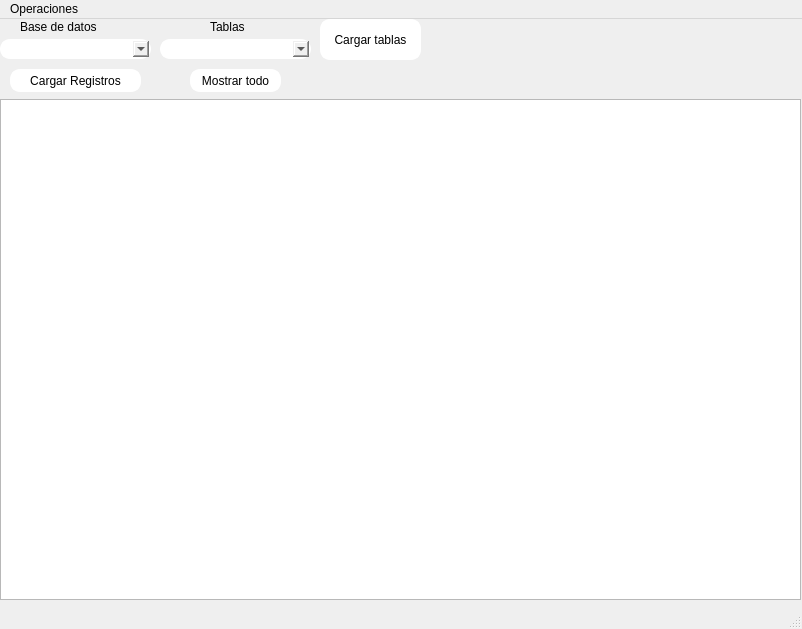
<?xml version="1.0" encoding="UTF-8"?>
<ui version="4.0">
 <class>MainWindow</class>
 <widget class="QMainWindow" name="MainWindow">
  <property name="geometry">
   <rect>
    <x>0</x>
    <y>0</y>
    <width>802</width>
    <height>629</height>
   </rect>
  </property>
  <property name="windowTitle">
   <string>MainWindow</string>
  </property>
  <widget class="QWidget" name="centralwidget">
   <widget class="QWidget" name="verticalLayoutWidget">
    <property name="geometry">
     <rect>
      <x>0</x>
      <y>80</y>
      <width>801</width>
      <height>501</height>
     </rect>
    </property>
    <layout class="QVBoxLayout" name="verticalLayout">
     <item>
      <widget class="QTableView" name="tableView"/>
     </item>
    </layout>
   </widget>
   <widget class="QComboBox" name="TablecomboBox">
    <property name="geometry">
     <rect>
      <x>160</x>
      <y>20</y>
      <width>151</width>
      <height>20</height>
     </rect>
    </property>
    <property name="styleSheet">
     <string notr="true">border-style: outset;
border-width: 2px;
border-radius:10px;
border-color:white;
</string>
    </property>
   </widget>
   <widget class="QComboBox" name="DatabaseComboBox">
    <property name="geometry">
     <rect>
      <x>0</x>
      <y>20</y>
      <width>151</width>
      <height>20</height>
     </rect>
    </property>
    <property name="styleSheet">
     <string notr="true">border-style: outset;
border-width: 2px;
border-radius:10px;
border-color:white;
</string>
    </property>
   </widget>
   <widget class="QLabel" name="label_2">
    <property name="geometry">
     <rect>
      <x>20</x>
      <y>0</y>
      <width>91</width>
      <height>16</height>
     </rect>
    </property>
    <property name="text">
     <string>Base de datos</string>
    </property>
   </widget>
   <widget class="QLabel" name="label_3">
    <property name="geometry">
     <rect>
      <x>210</x>
      <y>0</y>
      <width>47</width>
      <height>16</height>
     </rect>
    </property>
    <property name="text">
     <string>Tablas</string>
    </property>
   </widget>
   <widget class="QPushButton" name="LoadTables">
    <property name="geometry">
     <rect>
      <x>320</x>
      <y>0</y>
      <width>101</width>
      <height>41</height>
     </rect>
    </property>
    <property name="styleSheet">
     <string notr="true">background-color:white;
color:black;
border-style: outset;
border-width: 2px;
border-radius:10px;
border-color:white;</string>
    </property>
    <property name="text">
     <string>Cargar tablas</string>
    </property>
   </widget>
   <widget class="QPushButton" name="LoadValues">
    <property name="geometry">
     <rect>
      <x>10</x>
      <y>50</y>
      <width>131</width>
      <height>23</height>
     </rect>
    </property>
    <property name="styleSheet">
     <string notr="true">background-color:white;
color:black;
border-style: outset;
border-width: 2px;
border-radius:10px;
border-color:white;</string>
    </property>
    <property name="text">
     <string>Cargar Registros</string>
    </property>
   </widget>
   <widget class="QPushButton" name="ListAll">
    <property name="geometry">
     <rect>
      <x>190</x>
      <y>50</y>
      <width>91</width>
      <height>23</height>
     </rect>
    </property>
    <property name="styleSheet">
     <string notr="true">background-color:white;
color:black;
border-style: outset;
border-width: 2px;
border-radius:10px;
border-color:white;</string>
    </property>
    <property name="text">
     <string>Mostrar todo</string>
    </property>
   </widget>
  </widget>
  <widget class="QMenuBar" name="menubar">
   <property name="geometry">
    <rect>
     <x>0</x>
     <y>0</y>
     <width>802</width>
     <height>20</height>
    </rect>
   </property>
   <widget class="QMenu" name="menuOperaciones">
    <property name="title">
     <string>Operaciones</string>
    </property>
    <addaction name="actionNuevo_Registro"/>
    <addaction name="actionEditar_Registro"/>
    <addaction name="actionNueva_Tabla"/>
    <addaction name="actionBuscar"/>
   </widget>
   <addaction name="menuOperaciones"/>
  </widget>
  <widget class="QStatusBar" name="statusbar"/>
  <action name="actionNuevo_Registro">
   <property name="text">
    <string>Nuevo Registro</string>
   </property>
  </action>
  <action name="actionEditar_Registro">
   <property name="text">
    <string>Editar Registro</string>
   </property>
  </action>
  <action name="actionBuscar">
   <property name="text">
    <string>Buscar</string>
   </property>
   <property name="shortcut">
    <string>Ctrl+F</string>
   </property>
  </action>
  <action name="actionNueva_Tabla">
   <property name="text">
    <string>Nueva Tabla</string>
   </property>
  </action>
 </widget>
 <resources/>
 <connections/>
</ui>
